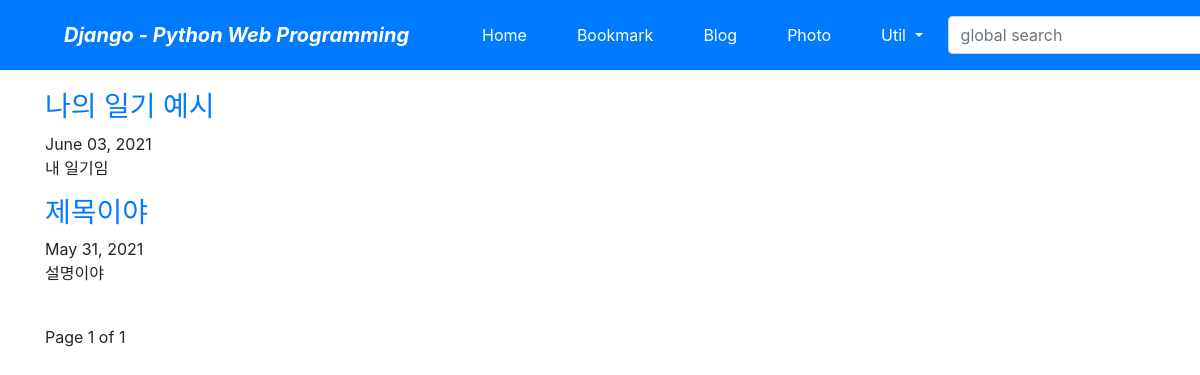
/blog/, run on an earlier commit of the app's database.
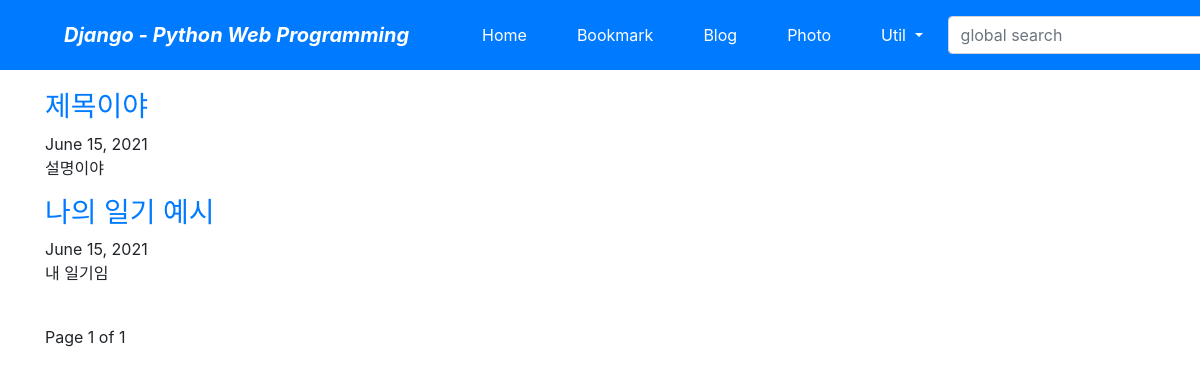
And on a later commit of the database.
### blogapp/models.py (models this page shows, shortened)
class Post(models.Model):
    title = models.CharField(verbose_name='TITLE', max_length=50)
    slug = models.SlugField('SLUG', unique=True, allow_unicode=True, help_text='one word for title alias.')
    description = models.CharField('DESCRIPTION', max_length=100, blank=True, help_text='simple description text.')
    content = models.TextField('CONTENT')
    create_dt = models.DateTimeField('CREATE DATE', auto_now_add=True)
    modify_dt = models.DateTimeField('MODIFY DATE', auto_now=True)
    tags = TaggableManager(blank=True)
    class Meta:
        verbose_name = 'post'
        verbose_name_plural = 'posts'
        db_table = 'blogapp_posts'
        ordering = ('-modify_dt',)
    def get_absolute_url(self):
        return reverse('blog:post_detail', args=(self.slug,))

### blogapp/views.py (the view)
# urls.py: path('', views.PostLV.as_view(), name='index'),
class PostLV(ListView):
    model = Post
    template_name = 'blogapp/post_all.html'
    context_object_name = 'posts'
    paginate_by = 2

### blogapp/templates/blogapp/post_all.html (shortened to what this page needs)
{% extends 'base.html' %}
{% block content %}
{% for post in posts %}
    <h3><a href='{{ post.get_absolute_url }}'>{{ post.title }}</a></h3>
    {{ post.modify_dt|date:"N d, Y" }}
    <p>{{ post.description }}</p>
{% endfor %}
<br>
<div>
    <span>
        Page {{ page_obj.number }} of {{ page_obj.paginator.num_pages }}
    </span>
</div>
{% endblock %}

What changed in the data, as far as the page shows it:
changed Post "제목이야": modify_dt "May 31, 2021" → "June 15, 2021"; moves up the list
changed Post "나의 일기 예시": modify_dt "June 03, 2021" → "June 15, 2021"
